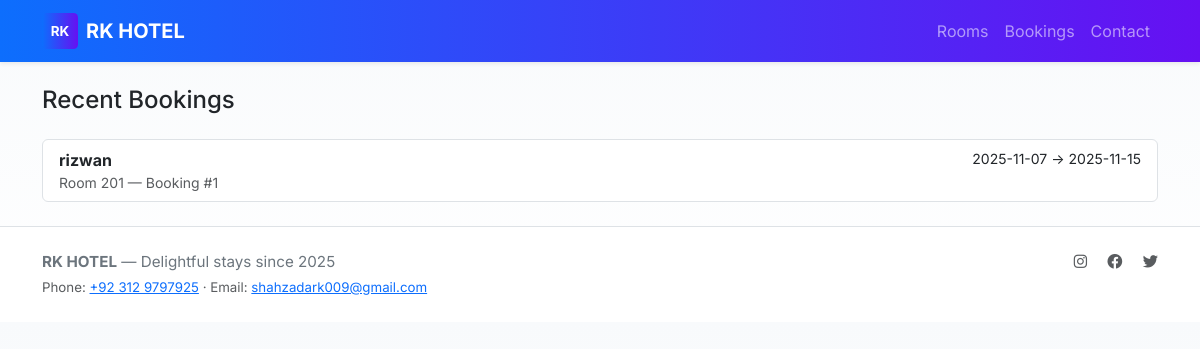
Screenshot of /bookings with the database file from the repository.
### tables this page shows
CREATE TABLE bookings (
        id INTEGER PRIMARY KEY AUTOINCREMENT,
        customer_name TEXT,
        room_id INTEGER,
        checkin TEXT,
        checkout TEXT,
        FOREIGN KEY(room_id) REFERENCES rooms(id)
    );

CREATE TABLE rooms (
        id INTEGER PRIMARY KEY AUTOINCREMENT,
        number TEXT UNIQUE,
        type TEXT,
        price REAL,
        available INTEGER DEFAULT 1
    );

### app.py (the view)
@app.route('/bookings')
def bookings():
    db = get_db()
    cur = db.execute('SELECT b.id, b.customer_name, b.checkin, b.checkout, r.number as room_number FROM bookings b JOIN rooms r ON b.room_id = r.id')
    bookings = cur.fetchall()
    return render_template('bookings.html', bookings=bookings)

### models.py (called while the page is built)
def connect_db(path):
    conn = sqlite3.connect(path)
    conn.row_factory = sqlite3.Row
    return conn

def get_db():
    if 'db' not in g:
        db_path = current_app.config.get('DATABASE', os.path.join(os.path.dirname(__file__), 'hotel.db'))
        g.db = connect_db(db_path)
    return g.db

### templates/bookings.html
{% extends 'layout.html' %}
{% block content %}
  <h2 class="h4 mb-4">Recent Bookings</h2>
  <div class="list-group">
    {% for b in bookings %}
      <div class="list-group-item d-flex justify-content-between align-items-start">
        <div>
          <strong>{{ b['customer_name'] }}</strong>
          <div class="small text-muted">Room {{ b['room_number'] }} — Booking #{{ b['id'] }}</div>
        </div>
        <div class="text-end">
          <div class="small">{{ b['checkin'] }} → {{ b['checkout'] }}</div>
        </div>
      </div>
    {% else %}
      <div class="list-group-item">No bookings yet.</div>
    {% endfor %}
  </div>
{% endblock %}

### static/style.css (style rules this page uses)
:root { --brand-1: #0d6efd; --brand-2: #6610f2; --muted: #6c757d; --radius: .6rem; }
body { font-family: 'Inter', system-ui, -apple-system, 'Segoe UI', Roboto, 'Helvetica Neue', Arial; background: linear-gradient(180deg,#f8fafc 0%, #ffffff 100%); color: #212529; }

### rows the page displays
bookings: customer_name "rizwan", room_number "201", id "1", checkin "2025-11-07", checkout "2025-11-15"
